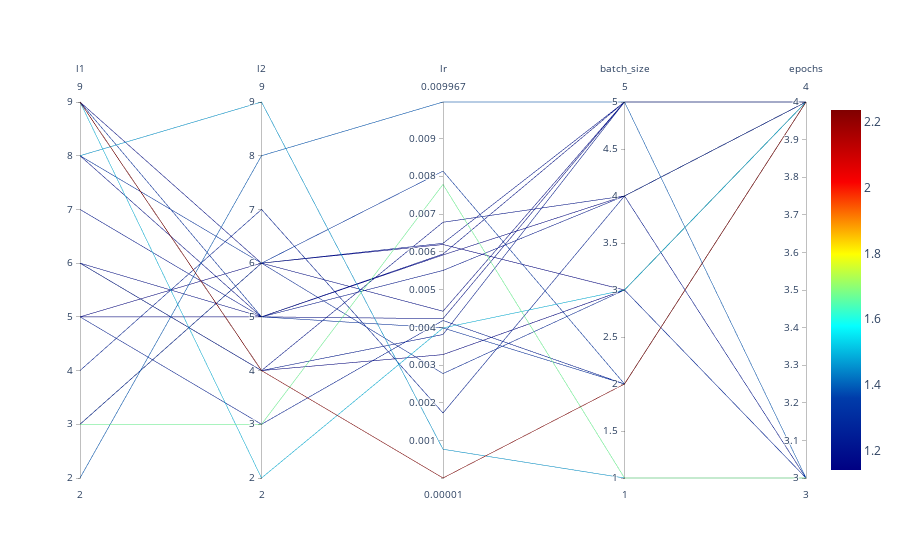

This figure's notebook cell:
### Markdown cell above
## Parallel Coordinates Plot

### Code cell
spot_tuner.parallel_plot()

### Figure 1 — Plotly figure (JSON) as saved in the notebook; plotly's stock layout.template omitted (floating-point values rounded to 4 significant figures)
{"data": [{"dimensions": [{"label": "l1", "range": [2, 9], "values": [6, 4, 5, 3, 7, 9, 3, 8, 8, 2, 9, 9, 9, 6, 9, 6, 5, 3, 5, 8]}, {"label": "l2", "range": [2, 9], "values": [4, 7, 3, 6, 5, 4, 3, 6, 9, 8, 2, 4, 6, 5, 5, 4, 6, 6, 5, 5]}, {"label": "lr", "range": [1e-05, 0.009967], "values": [0.006783, 0.001732, 0.004182, 0.002775, 0.005507, 0.003278, 0.007784, 0.008137, 0.0007713, 0.009967, 0.003984, 1e-05, 0.004427, 0.00423, 0.003984, 0.003811, 0.006194, 0.006225, 0.005917, 0.005941]}, {"label": "batch_size", "range": [1, 5], "values": [4, 4, 2, 3, 4, 3, 1, 2, 1, 5, 3, 2, 5, 5, 2, 5, 3, 5, 4, 5]}, {"label": "epochs", "range": [3, 4], "values": [4, 4, 4, 3, 3, 4, 3, 4, 3, 3, 4, 4, 4, 4, 4, 4, 4, 4, 4, 4]}], "line": {"cmax": 2.237, "cmin": 1.141, "color": [1.203, 1.254, 1.246, 1.273, 1.214, 1.149, 1.668, 1.319, 1.465, 1.389, 1.498, 2.237, 1.183, 1.185, 1.3, 1.23, 1.141, 1.212, 1.161, 1.194], "colorscale": [[0, "rgb(0,0,131)"], [0.2, "rgb(0,60,170)"], [0.4, "rgb(5,255,255)"], [0.6, "rgb(255,255,0)"], [0.8, "rgb(250,0,0)"], [1, "rgb(128,0,0)"]], "showscale": true}, "type": "parcoords"}], "layout": {}}
